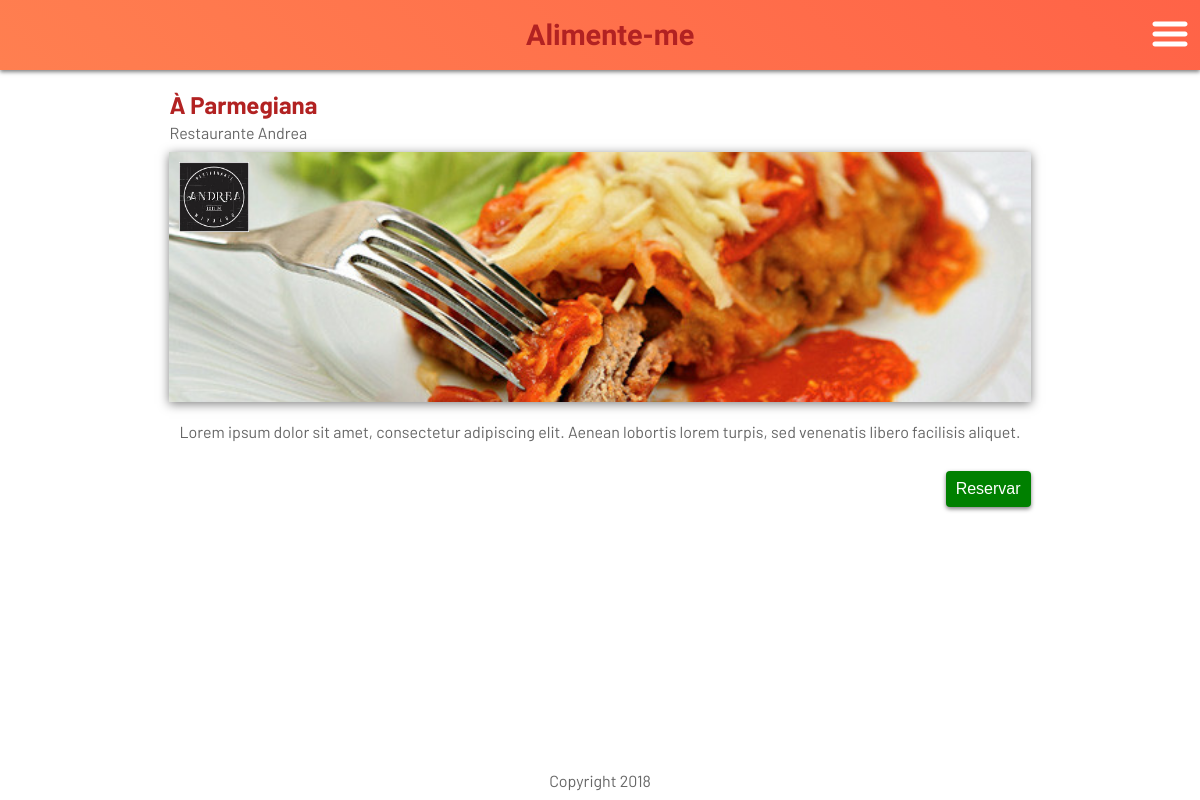
Page /detalhes/3 on the committed database.
### tables this page shows
CREATE TABLE `food` (
  `id` int(11) NOT NULL,
  `id_company` int(11) NOT NULL,
  `id_image` int(11) DEFAULT NULL,
  `status` tinyint(1) DEFAULT '0'
);

CREATE TABLE `food_description` (
  `id_food` int(11) NOT NULL,
  `title` varchar(255) DEFAULT NULL,
  `rating` tinyint(5) DEFAULT '5',
  `text` text
);

CREATE TABLE `company_description` (
  `id_company` int(11) NOT NULL,
  `title` varchar(255) DEFAULT NULL,
  `lat` varchar(255) DEFAULT NULL,
  `long` varchar(255) DEFAULT NULL,
  `text` text
);

CREATE TABLE `ez_file` (
  `id` int(11) NOT NULL,
  `file` varchar(255) NOT NULL,
  `path` varchar(255) NOT NULL,
  `extension` varchar(25) DEFAULT NULL
);

### application/controllers/Main.php (called while the page is built, shortened)
<?php
class Main extends CI_Controller {
	function __construct(){
		$this->load->helper('url');
	}
	public function details($id){
		$this->load->model('food_m');
		$food = $this->food_m->get($id);
		$this->load->view('main', array('content' => 'details', 'food' => $food[0]));
	}
}

### index.php (called while the page is built, shortened)
<?php
require_once BASEPATH.'core/CodeIgniter.php';

### application/models/food_m.php (called while the page is built, shortened)
<?php
class Food_m extends CI_Model {
    public $table = 'food';
    public $table_description = 'food_description';
    public $table_file = 'ez_file';
    public $table_company = 'company';
    public $table_company_description = 'company_description';
    function get($id = FALSE){
        $this->db->select('food.id, description.title, description.rating, description.text, file.file, file.path, file_comapany.file as file_company, company_description.title as company_title')
            ->from($this->table.' as food')
            ->join($this->table_description.' as description', 'description.id_food'.' = food.id', 'inner')
            ->join($this->table_file.' as file', 'food.id_image'.' = file.id', 'inner')
            ->join($this->table_company.' as company', 'company.id'.' = food.id_company', 'inner')
            ->join($this->table_company_description.' as company_description', 'company_description.id_company'.' = company.id', 'inner')
            ->join($this->table_file.' as file_comapany', 'company.id_image'.' = file_comapany.id', 'inner')
            ->where('food.status', 1)
            ->order_by('description.title', 'ASC');
        if($id)
            $this->db->where('food.id', $id);
        $query = $this->db->get();
        $data = $query->result();
        return $data;
    }
}
?>

### application/views/details.php (the view)
<section id="section-4" class="content flex column justify-start v-center">
	<div class="content-details">
		<h1 class="list-title margin-title"><?php echo $food->title ?></h1>
		<span class="list-company">
			<?php echo $food->company_title ?>
		</span>
		<div class="card-img details-img">
			<img src="<?php echo base_url($food->path. '/' .$food->file); ?>" class="img-food" />
			<img src="<?php echo base_url($food->path. '/' .$food->file_company); ?>" class="logo-company left"/>
		</div>
		<div class="text-details">
			<?php echo $food->text ?>
		</div>
		<div class="details-buttons flex v-center justify-end">
			<button class="list-button reserve flex v-center btn-reserve">
				Reservar
			</button>
		</div>
	</div>
</section>

### assets/css/style.css (style rules this page uses)
body { background: #FFFFFF; color: #666; font-family: 'Barlow',sans-serif; overflow-x: hidden; }
body,h1,h2,h3,h4,h5,h6 { margin: 0px; padding: 0px; }
.content { padding-top: 90px; }
.card-img { max-height: 250px; width: 100%; position: relative; }
.img-food { width: 100%; height: 250px; object-fit: cover; }
.logo-company { position: absolute; top: 10px; width: 70px; z-index: 10; }
.left { left: 10px; }
.list-title { margin-bottom: 30px; color: #B22222; }
.list-button { border-radius: 4px; border:none; box-shadow: 0 2px 4px rgba(0,0,0,.5); color:#FFF; font-size:1rem; }
.content-details { padding: 0px 24px; }
.margin-title { margin-bottom: 4px; }
.details-img { margin: 10px 0px; box-shadow: 0 2px 10px rgba(0,0,0,.5); }
.text-details { padding: 10px; margin-bottom: 20px; }
.reserve { padding: 9px 10px; background: #008000; }

### assets/css/flex.css (style rules this page uses)
.flex { display:flex; }
.column { flex-direction: column; }
.justify-start { justify-content: flex-start; }
.justify-end { justify-content: flex-end; }
.v-center { align-items: center; }

### rows in the picture
food: food_description.title "À Parmegiana", company_description.title "Restaurante Andrea", id_image.file (picture), food_description.text "Lorem ipsum dolor sit amet, consectetur adipiscing elit. Aenean lobortis lorem turpis, sed venenatis libero facilisis aliquet."
